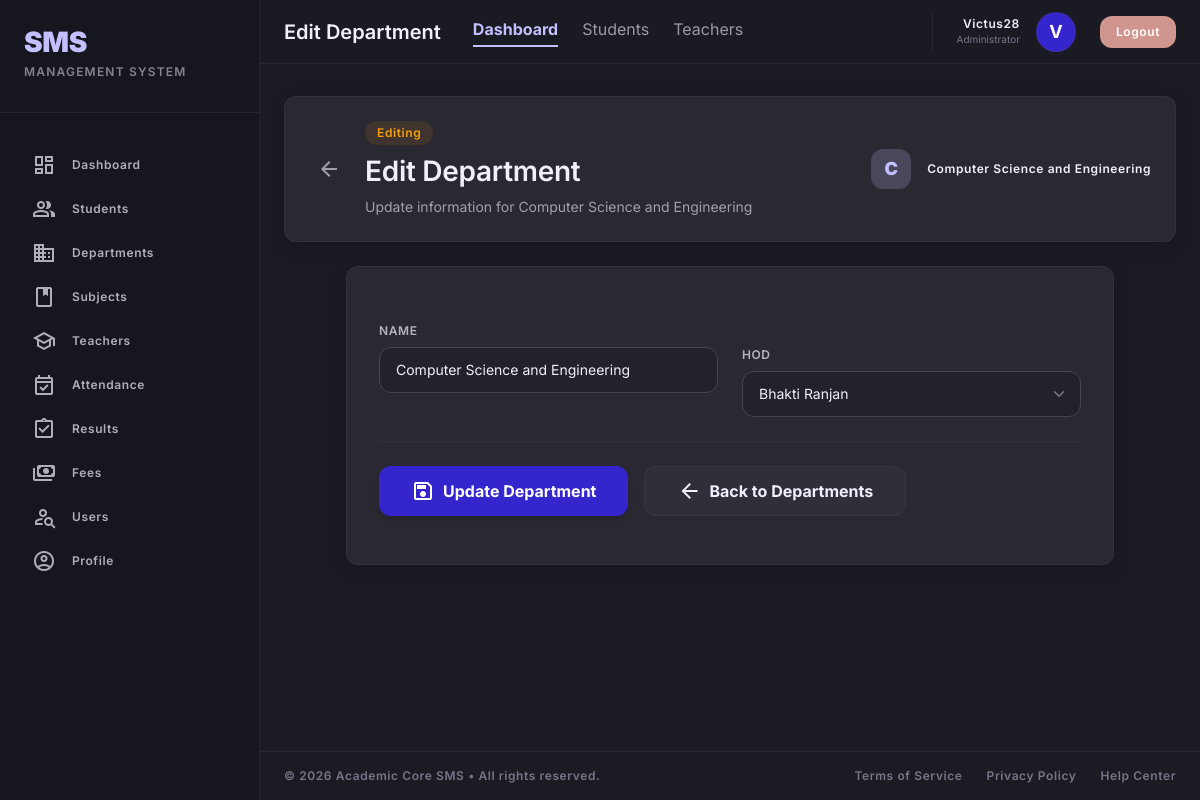
Screenshot of /departments/edit/1/ (signed in) with the database file from the repository.
### StudentManage_app/models.py (models this page shows, shortened)
class Department(models.Model):
    name = models.CharField(max_length=100)
    hod = models.ForeignKey(
        'Teacher',  # Use string reference to avoid circular import
        on_delete=models.SET_NULL,  # Keep department if teacher is deleted
        null=True,
        blank=True,
        related_name='headed_departments'  # Access from Teacher side
    )

### StudentManage_app/views.py (the view)
# urls.py: path('departments/edit/<int:id>/',views.edit_department,name='edit_department'),
@login_required
def edit_department(request, id):
    department = get_object_or_404(Department, id=id)
    if request.method == 'POST':
        form = DepartmentForm(request.POST, instance=department)
        if form.is_valid():
            form.save()
            return redirect('department_list')
    else:
        form = DepartmentForm(instance=department)
    context = {'form': form, 'department': department}
    return render(request, 'StudentManage_app/edit_department.html', context)

### StudentManage_app/templates/StudentManage_app/edit_department.html (shortened to what this page needs)
{% extends 'base.html' %}
{% block page_title %}Edit Department{% endblock %}
{% block content %}
<section class="card-shadow bg-surface-container rounded-xl p-md flex flex-col md:flex-row justify-between items-start md:items-center gap-md border border-outline-variant/30">
    <div class="flex items-center gap-sm">
        <a href="{% url 'department_detail' department.id %}" class="p-2 text-on-surface/60 hover:text-primary transition-all rounded-lg hover:bg-surface-container-high">
            <span class="material-symbols-outlined">arrow_back</span>
        </a>
        <div>
            <span class="inline-block px-3 py-1 bg-warning/10 text-warning text-label-md font-label-md rounded-full mb-xs">Editing</span>
            <h1 class="text-headline-lg font-headline-lg text-on-surface">Edit Department</h1>
            <p class="text-body-md text-on-surface/60 mt-xs">Update information for {{ department.name }}</p>
        </div>
    </div>
    <div class="flex items-center gap-sm">
        <div class="w-10 h-10 rounded-xl bg-primary/20 text-primary flex items-center justify-center font-black text-lg">
            {{ department.name|slice:":1"|upper }}
        </div>
        <span class="text-label-md font-label-md text-on-surface">{{ department.name }}</span>
    </div>
</section>
<section class="card-shadow bg-surface-container rounded-xl p-md lg:p-lg border border-outline-variant/30 max-w-3xl mx-auto">
    <form method="POST" class="space-y-gutter">
        <div class="space-y-md">
            {% for field in form %}
            <div class="field-group">
                <label for="{{ field.id_for_label }}" class="block text-label-md font-label-md text-on-surface/70 uppercase tracking-wider mb-xs">
                    {{ field.label }}
                </label>
                {{ field }}
            </div>
            {% endfor %}
        </div>
        <div class="flex flex-col sm:flex-row gap-sm pt-md border-t border-outline-variant/30">
            <button type="submit" class="flex items-center justify-center gap-xs px-8 py-3 bg-primary-container text-on-primary rounded-xl font-bold shadow-md hover:opacity-90 transition-all active:scale-95">
                <span class="material-symbols-outlined">save</span>
                Update Department
            </button>
            <a href="{% url 'department_list' %}" class="flex items-center justify-center gap-xs px-8 py-3 bg-surface-container-high text-on-surface rounded-xl font-bold border border-outline-variant/30 hover:bg-surface-container-highest transition-all active:scale-95">
                <span class="material-symbols-outlined">arrow_back</span>
                Back to Departments
            </a>
        </div>
    </form>
</section>
{% endblock %}

### StudentManage_app/templates/base.html (shortened to what this page needs)
<html class="dark" lang="en">
<head>
    <script src="https://cdn.tailwindcss.com?plugins=forms,container-queries"></script>
    <script id="tailwind-config">
        tailwind.config = {
            darkMode: "class",
            theme: {
                extend: {
                    "colors": {
                        "secondary-fixed": "#d4e3ff",
                        "on-tertiary-fixed": "#191c1e",
                        "on-tertiary": "#ffffff",
                        "on-secondary-fixed-variant": "#39485e",
                        "surface-variant": "#e4e1ee",
                        "on-primary-fixed-variant": "#3323cc",
                        "on-surface-variant": "#464555",
                        "surface-container-highest": "#e4e1ee",
                        "kpi-pink": "#fdf2f8",
                        "on-primary": "#ffffff",
                        "background": "#1b1b24",
                        "on-error-container": "#93000a",
                        "success": "#10b981",
                        "tertiary-fixed": "#e1e3e5",
                        "surface-dim": "#1b1b24",
                        "kpi-orange": "#fff7ed",
                        "surface-container": "#2a2932",
                        "primary-fixed-dim": "#c3c0ff",
                        "sidebar-dark": "#16161e",
                        "secondary-fixed-dim": "#b8c7e2",
                        "error-container": "#ffdad6",
                        "on-tertiary-container": "#b6b8ba",
                        "outline-variant": "#464555",
                        "on-surface": "#f2effc",
                        "on-error": "#ffffff",
                        "on-tertiary-fixed-variant": "#444749",
                        "primary": "#c3c0ff",
                        "outline": "#777587",
                        "surface-tint": "#4d44e3",
                        "kpi-indigo": "#eef2ff",
                        "background-alt": "#16161e",
                        "on-secondary": "#ffffff",
                        "surface-container-high": "#302f39",
                        "tertiary-container": "#46494b",
                        "surface-container-low": "#23222a",
                        "warning": "#f59e0b",
                        "on-primary-container": "#b1afff",
                        "on-secondary-fixed": "#0c1c30",
                        "on-background": "#f2effc",
                        "secondary-container": "#3e4759",
                        "tertiary": "#c5c7c9",
                        "primary-container": "#3525cd",
                        "on-primary-fixed": "#0f0069",
                        "tertiary-fixed-dim": "#c5c7c9",
                        "error": "#ffb4ab",
                        "kpi-emerald": "#f0fdf4",
                        "surface-bright": "#2a2932",
                        "surface": "#1b1b24",
                        "inverse-primary": "#1e00a9",
                        "surface-container-lowest": "#1b1b24",
                        "secondary": "#b8c7e2",
                        "inverse-surface": "#f2effc",
                        "inverse-on-surface": "#302f39",
                        "on-secondary-container": "#d4e3ff",
                        "primary-fixed": "#e2dfff"
                    },
                    "borderRadius": {
                        "DEFAULT": "0.25rem",
                        "lg": "0.5rem",
                        "xl": "0.75rem",
                        "full": "9999px"
                    },
                    "spacing": {
                        "base": "4px",
                        "xs": "8px",
                        "sidebar-width": "260px",
                        "md": "24px",
                        "xl": "48px",
                        "gutter": "24px",
                        "sm": "16px",
                        "lg": "32px"
                    },
                    "fontFamily": {
                        "headline-lg": ["Inter"],
                        "label-md": ["Inter"],
                        "headline-md": ["Inter"],
                        "headline-lg-mobile": ["Inter"],
                        "caption": ["Inter"],
                        "display-lg": ["Inter"],
                        "body-lg": ["Inter"],
                        "body-md": ["Inter"]
                    },
                    "fontSize": {
                        "headline-lg": ["28px", {"lineHeight": "36px", "letterSpacing": "-0.01em", "fontWeight": "600"}],
                        "label-md": ["12px", {"lineHeight": "16px", "letterSpacing": "0.05em", "fontWeight": "600"}],
                        "headline-md": ["20px", {"lineHeight": "28px", "fontWeight": "600"}],
                        "headline-lg-mobile": ["24px", {"lineHeight": "32px", "fontWeight": "600"}],
                        "caption": ["10px", {"lineHeight": "12px", "fontWeight": "400"}],
                        "display-lg": ["36px", {"lineHeight": "44px", "letterSpacing": "-0.02em", "fontWeight": "700"}],
                        "body-lg": ["16px", {"lineHeight": "24px", "fontWeight": "400"}],
                        "body-md": ["14px", {"lineHeight": "20px", "fontWeight": "400"}]
                    }
                },
            },
        }
    </script>
</head>
<body class="bg-background text-on-surface">
    <aside class="fixed left-0 top-0 h-screen w-sidebar-width bg-sidebar-dark flex flex-col py-md z-50 border-r border-outline-variant/30 additional-class">
        <div class="px-md mb-lg" >
            <div class="text-headline-lg font-headline-lg font-black text-primary">
                SMS
            </div>
            <div class="text-label-md font-label-md text-on-surface/50 uppercase tracking-widest mt-1">
                Management System
            </div>
        </div>
        <hr class="border-outline-variant/30 mb-lg">
        <nav class="flex-1 space-y-1 px-sm">
            <a class="flex items-center gap-sm px-sm py-xs rounded-xl text-on-surface/70 hover:bg-surface-container hover:text-primary transition-colors " href="{% url 'dashboard' %}">
                <span class="material-symbols-outlined">dashboard</span>
                <span class="text-label-md font-label-md">Dashboard</span>
            </a>
            <a class="flex items-center gap-sm px-sm py-xs rounded-xl text-on-surface/70 hover:bg-surface-container hover:text-primary transition-colors " href="{% url 'student_list' %}">
                <span class="material-symbols-outlined">group</span>
                <span class="text-label-md font-label-md">Students</span>
            </a>
            <a class="flex items-center gap-sm px-sm py-xs rounded-xl text-on-surface/70 hover:bg-surface-container hover:text-primary transition-colors " href="{% url 'department_list' %}">
                <span class="material-symbols-outlined">business</span>
                <span class="text-label-md font-label-md">Departments</span>
            </a>
            <a class="flex items-center gap-sm px-sm py-xs rounded-xl text-on-surface/70 hover:bg-surface-container hover:text-primary transition-colors " href="{% url 'subject_list' %}">
                <span class="material-symbols-outlined">book</span>
                <span class="text-label-md font-label-md">Subjects</span>
            </a>
            <a class="flex items-center gap-sm px-sm py-xs rounded-xl text-on-surface/70 hover:bg-surface-container hover:text-primary transition-colors " href="{% url 'teacher_list' %}">
                <span class="material-symbols-outlined">school</span>
                <span class="text-label-md font-label-md">Teachers</span>
            </a>
            <a class="flex items-center gap-sm px-sm py-xs rounded-xl text-on-surface/70 hover:bg-surface-container hover:text-primary transition-colors " href="{% url 'attendance_dashboard' %}">
                <span class="material-symbols-outlined">event_available</span>
                <span class="text-label-md font-label-md">Attendance</span>
            </a>
            <a class="flex items-center gap-sm px-sm py-xs rounded-xl text-on-surface/70 hover:bg-surface-container hover:text-primary transition-colors " href="{% url 'result_list' %}">
                <span class="material-symbols-outlined">assignment_turned_in</span>
                <span class="text-label-md font-label-md">Results</span>
            </a>
            <a class="flex items-center gap-sm px-sm py-xs rounded-xl text-on-surface/70 hover:bg-surface-container hover:text-primary transition-colors " href="{% url 'fee_list' %}">
                <span class="material-symbols-outlined">payments</span>
                <span class="text-label-md font-label-md">Fees</span>
            </a>
            <a class="flex items-center gap-sm px-sm py-xs rounded-xl text-on-surface/70 hover:bg-surface-container hover:text-primary transition-colors " href="{% url 'user_list' %}">
                <span class="material-symbols-outlined">person_search</span>
                <span class="text-label-md font-label-md">Users</span>
            </a>
            <a class="flex items-center gap-sm px-sm py-xs rounded-xl text-on-surface/70 hover:bg-surface-container hover:text-primary transition-colors " href="{% url 'profile' %}">
                <span class="material-symbols-outlined">account_circle</span>
                <span class="text-label-md font-label-md">Profile</span>
            </a>
        </nav>
    </aside>
    <main class="content-width min-h-screen flex flex-col">
        <header class="fixed top-0 right-0 left-sidebar-width z-40 glass-header border-b border-outline-variant/30 flex justify-between items-center h-16 px-md w-auto">
            <div class="flex items-center gap-lg">
                <span class="text-headline-md font-headline-md text-on-surface hidden md:block">
                    {% block page_title %}Student Management Dashboard{% endblock %}
                </span>
                <div class="hidden lg:flex gap-md">
                    <a class="text-primary font-bold border-b-2 border-primary pb-1 transition-all" href="{% url 'dashboard' %}">Dashboard</a>
                    <a class="text-on-surface/60 hover:text-primary transition-all" href="{% url 'student_list' %}">Students</a>
                    <a class="text-on-surface/60 hover:text-primary transition-all" href="{% url 'teacher_list' %}">Teachers</a>
                </div>
            </div>
            <div class="flex items-center gap-md">
                <div class="flex items-center gap-sm pl-md border-l border-outline-variant/30">
                    <div class="flex flex-col items-end hidden sm:flex">
                        <span class="text-label-md font-label-md text-on-surface">{{ user.username|default:"Admin" }}</span>
                        <span class="text-[10px] text-outline">Administrator</span>
                    </div>
                    <div class="w-10 h-10 rounded-full bg-primary-container flex items-center justify-center text-on-primary font-bold text-lg border border-outline-variant/30">
                        {{ user.username|default:"A"|slice:":1"|upper }}
                    </div>
                    {% if user.is_authenticated %}
                    <form method="post" action="{% url 'logout' %}" class="inline m-0">
                        <button type="submit" class="ml-2 px-4 py-2 bg-error/80 hover:bg-error text-on-error rounded-xl text-label-md font-label-md transition-all active:scale-95">
                            Logout
                        </button>
                    </form>
                    {% endif %}
                </div>
            </div>
        </header>
        <div class="pt-24 px-md pb-xl max-w-[1440px] mx-auto w-full space-y-gutter">
            {% block content %}{% endblock %}
        </div>
        <footer class="mt-auto px-md py-sm flex justify-between items-center text-label-md text-outline border-t border-outline-variant/30">
            <div>© {% now "Y" %} Academic Core SMS • All rights reserved.</div>
            <div class="flex gap-md">
                <a class="hover:text-primary transition-colors" href="#">Terms of Service</a>
                <a class="hover:text-primary transition-colors" href="#">Privacy Policy</a>
                <a class="hover:text-primary transition-colors" href="#">Help Center</a>
            </div>
        </footer>
    </main>
</body>
</html>

### rows the page displays
Department: name "Computer Science and Engineering", name "C", form "Computer Science and Engineering" "Bhakti Ranjan"

### other values shown
{{ user.username|default:"Admin" }} "Victus28"
{{ user.username|default:"A"|slice:":1"|upper }} "V"
{{ field.label }} "NAME" "HOD"
